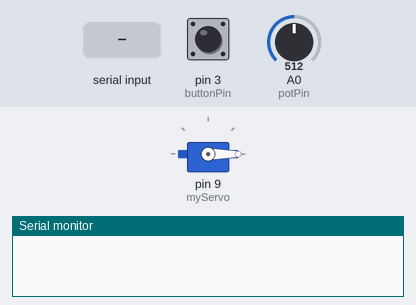
The sketch below on a simulated Arduino Uno, built with avr-gcc and run on an emulated ATmega328P. Shown: servo, the last lines printed to the serial monitor. The test bench sets the inputs (shaded band); at power-on: pin 3 (buttonPin) LOW, A0 (potPin) = 512.

Above: at 1.2 s.
1.3 s: "SERVO,START\n" received over Serial
At 1.78 s:
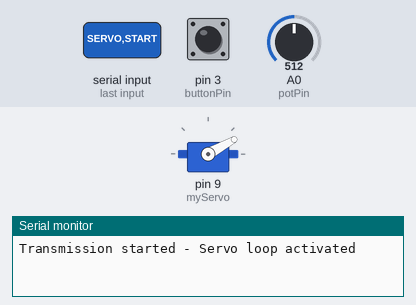
4.3 s: pin 3 (buttonPin) pulled HIGH for 1 s
6.8 s: pin 3 (buttonPin) pulled HIGH for 0.15 s
At 7.2 s:
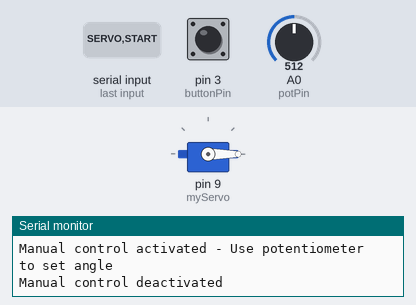
8.4 s: "SERVO,ALERT\n" received over Serial
At 8.93 s:
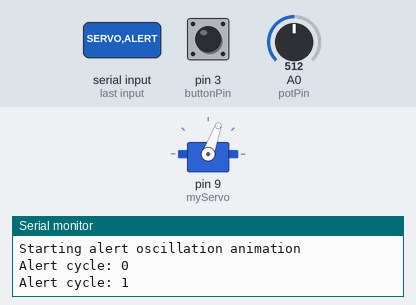
11.4 s: "SERVO,STOP\n" received over Serial
12.9 s: pin 3 (buttonPin) pulled HIGH for 3.2 s
At 14.0 s:
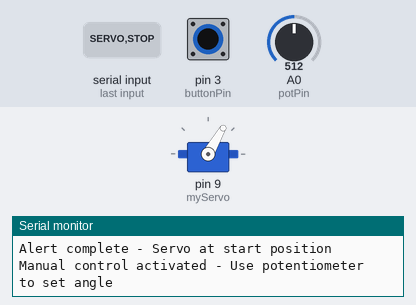
Timing chart, 0 to 15.9 s (numbered marks = the images above; inputs shaded):
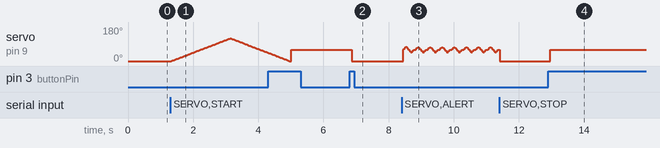

The sketch:

Servo.ino
```cpp
/*
  Arduino Starter Kit example
  Project 5 - Servo Mood Indicator

  This sketch is written to accompany Project 5 in the Arduino Starter Kit

  Parts required:
  - servo motor
  - 10 kilohm potentiometer
  - two 100 uF electrolytic capacitors

  created 13 Sep 2012
  by Scott Fitzgerald

  https://store.arduino.cc/genuino-starter-kit

  This example code is part of the public domain.
*/

// include the Servo library
#include <Servo.h>

Servo myServo;  // create a servo object

int const potPin = A0;  // analog pin used to connect the potentiometer
int const buttonPin = 3;

int const startAngle = 0;
int const endAngle = 120;

int potVal;             // variable to read the value from the analog pin
int angle;              // variable to hold the angle for the servo motor
bool loopActive = false; // flag to control servo loop
bool alertActive = false; // flag to control alert oscillation
bool manualControl = false; // flag for manual potentiometer control
int lastButtonState = LOW; // previous button state
int buttonState = LOW; // current button state

void setup() {
  myServo.attach(9);   // attaches the servo on pin 9 to the servo object
  Serial.begin(9600);  // open a serial connection to your computer
  pinMode(buttonPin, INPUT);
  myServo.write(startAngle); // Start at initial position
}

void loop() {
  // Read button state
  buttonState = digitalRead(buttonPin);

  // Check for button press (transition from LOW to HIGH)
  if (buttonState == HIGH && lastButtonState == LOW) {
    manualControl = !manualControl; // Toggle manual control mode
    loopActive = false; // Stop automatic loop when entering manual mode
    alertActive = false; // Stop alert when entering manual mode

    if (manualControl) {
      Serial.println("Manual control activated - Use potentiometer to set angle");
    } else {
      Serial.println("Manual control deactivated");
    }
    delay(50); // Simple debounce
  }
  lastButtonState = buttonState;

  // If manual control is active, use potentiometer to control servo
  if (manualControl) {
    potVal = analogRead(potPin);
    angle = map(potVal, 0, 1023, startAngle, endAngle);
    myServo.write(angle);
    delay(15);
    return; // Skip the rest of the loop when in manual mode
  }

  // Check for incoming serial commands from web app
  if (Serial.available() > 0) {
    String command = Serial.readStringUntil('\n');
    command.trim(); // Remove whitespace

    // Parse command format: "PIN,STATE,DURATION"
    // For servo control, we use special command "SERVO,START", "SERVO,STOP", or "SERVO,ALERT"
    if (command.startsWith("SERVO,START")) {
      loopActive = true;
      alertActive = false;
      manualControl = false; // Disable manual control when starting automatic loop
      Serial.println("Transmission started - Servo loop activated");
    }
    else if (command.startsWith("SERVO,STOP")) {
      loopActive = false;
      alertActive = false;
      myServo.write(startAngle);
      Serial.println("Transmission stopped - Servo at start position");
    }
    else if (command.startsWith("SERVO,ALERT")) {
      alertActive = true;
      loopActive = false;
      manualControl = false; // Disable manual control when alert is triggered
      Serial.println("Alert triggered - Rapid oscillation activated");
    }
  }

  // If alert is active, oscillate rapidly in a small range
  if (alertActive) {
    Serial.println("Starting alert oscillation animation");
    // Rapid oscillation in a 20-degree range around the middle
    int midAngle = (startAngle + endAngle) / 2;
    int oscillationRange = 15;

    // Quick back and forth movement (about 10 seconds total)
    for (int cycle = 0; cycle < 20; cycle++) {
      Serial.print("Alert cycle: ");
      Serial.println(cycle);

      // Move up
      for (int a = midAngle; a <= midAngle + oscillationRange; a++) {
        myServo.write(a);
        delay(5);
      }
      // Move down
      for (int a = midAngle + oscillationRange; a >= midAngle - oscillationRange; a--) {
        myServo.write(a);
        delay(5);
      }
      // Move back to mid
      for (int a = midAngle - oscillationRange; a <= midAngle; a++) {
        myServo.write(a);
        delay(5);
      }

      // Pause between cycles to make movement more visible
      delay(50);

      // Only check for STOP or START commands during alert, ignore duplicate ALERT commands
      if (Serial.available() > 0) {
        String cmd = Serial.readStringUntil('\n');
        cmd.trim();
        if (cmd.startsWith("SERVO,STOP") || cmd.startsWith("SERVO,START")) {
          Serial.println("Stop/Start command received during alert - breaking");
          break; // Only break for explicit STOP or START commands
        }
        // Ignore any other commands (like duplicate SERVO,ALERT) and continue animation
      }
    }

    // After alert oscillation completes, return to start and deactivate
    alertActive = false;
    myServo.write(startAngle);
    Serial.println("Alert complete - Servo at start position");
    return; // Return immediately to restart loop
  }
  // If loop is active, sweep servo from start to end continuously
  else if (loopActive) {
    // Sweep from start to end
    for (angle = startAngle; angle <= endAngle; angle++) {
      myServo.write(angle);
      delay(15);

      // Check for stop or alert command during loop
      if (Serial.available() > 0) {
        String cmd = Serial.readStringUntil('\n');
        cmd.trim();
        if (cmd.startsWith("SERVO,STOP")) {
          loopActive = false;
          myServo.write(startAngle);
          Serial.println("Transmission stopped - Servo at start position");
          break;
        }
        else if (cmd.startsWith("SERVO,ALERT")) {
          loopActive = false;
          alertActive = true;
          Serial.println("Alert triggered during transmission - Switching to rapid oscillation");
          break;
        }
      }
    }

    // Sweep from end to start
    if (loopActive) {
      for (angle = endAngle; angle >= startAngle; angle--) {
        myServo.write(angle);
        delay(15);

        // Check for stop or alert command during loop
        if (Serial.available() > 0) {
          String cmd = Serial.readStringUntil('\n');
          cmd.trim();
          if (cmd.startsWith("SERVO,STOP")) {
            loopActive = false;
            myServo.write(startAngle);
            Serial.println("Transmission stopped - Servo at start position");
            break;
          }
          else if (cmd.startsWith("SERVO,ALERT")) {
            loopActive = false;
            alertActive = true;
            Serial.println("Alert triggered during transmission - Switching to rapid oscillation");
            break;
          }
        }
      }
    }
  } else {
    // When not looping, keep servo at start position
    myServo.write(startAngle);
    delay(15);
  }
}
```

Measured:
- after the input at 1.3 s, servo on pin 9 (myServo): rises from 0° to 120° in 1.8 s, then falls to 44° in 1.1 s
- after the input at 6.8 s, servo on pin 9 (myServo): 60° → 0° after 0.07 s
- after the input at 12.9 s, servo on pin 9 (myServo): 0° → 60° after 0.06 s
